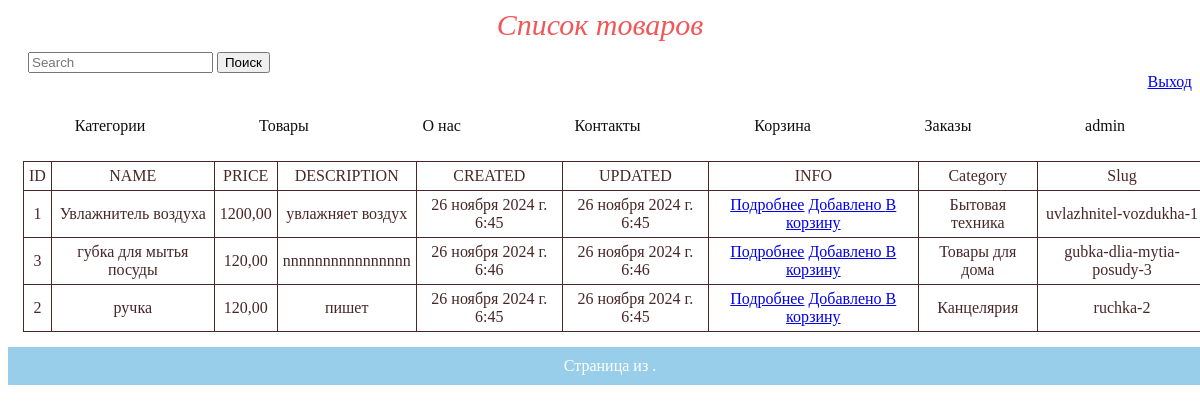
/ (signed in), run on the app's committed database.
### app/models.py (models this page shows, shortened)
class Product(models.Model):
    category = models.ForeignKey(Category, on_delete=models.CASCADE, verbose_name='Категория', related_name='products')
    name = models.CharField(max_length=200, verbose_name='Наименование')
    description = models.TextField(blank=True)
    image = models.ImageField(upload_to='products/%Y/%m/%d', blank=True)
    price = models.DecimalField(max_digits=10, decimal_places=2)
    available = models.BooleanField(default=True)
    slug = models.SlugField(max_length=200)
    created = models.DateTimeField(auto_now_add=True)
    updated = models.DateTimeField(auto_now=True)
    class Meta:
        ordering = ['name']
        indexes = [
            models.Index(fields=['id', 'slug']),
            models.Index(fields=['name']),
            models.Index(fields=['-created'])
        ]
        verbose_name = 'Товар'
        verbose_name_plural = 'Товары'

class Category(models.Model):
    name = models.CharField(max_length=200, verbose_name='Категория')
    slug = models.SlugField(max_length=200)
    class Meta:
        ordering = ['name']
        indexes = [
            models.Index(fields=['name'])
        ]
        verbose_name = 'Категория'
        verbose_name_plural = 'Категории'
    def __str__(self):
        return self.name

### app/views.py (the view)
# urls.py: path('', ProductListView.as_view(), name='products'),
class ProductListView(ListView):
    model = Product
    template_name = 'app/app.html'
    context_object_name = 'products'

### orders/forms.py
class QuickOrderForm(forms.Form):
    name = forms.CharField(max_length=50, label="Имя")
    last_name = forms.CharField(max_length=50, label="Фамилия")
    email = forms.EmailField(label="Эл.почта")
    phone = forms.CharField(max_length=50, label="Телефон")
    payment = forms.ChoiceField(choices=PAYMENT_CHOISES, label='Способ оплаты')
    delivery = forms.ChoiceField(choices=DELIVERY_CHOISES, label='Способ Доставки')

### cart/context_processors.py (called while the page is built)
def cart(request):
    return {'cart': Cart(request)}

### cart/views.py (called while the page is built)
    def __len__(self):
        return sum(item['quantity'] for item in self.cart.values())

### orders/context_processors.py (called while the page is built)
def quick_order_form(request):
    return {'quick_order_form': QuickOrderForm()}

### app/templates/app/app.html (shortened to what this page needs)
{% extends 'base.html' %}
{% load static %}
{% block head %}
<head>
    <link rel="stylesheet" href="{% static 'app/css/app.css' %}">
</head>
{% endblock %}
{% block header %}
<header>Список товаров</header>
<form action="{% url 'product_search' %}" method="get" style="margin-top:10px; margin-left:20px;">
    <input type="search" name="query" class="form-control rounded" placeholder="Search" aria-label="Search" aria-describedby="search-addon">
    <button type="submit" class="btn btn-outline-primary" data-mdb-ripple-init>Поиск</button>
</form>
    <div class="href">
        {% if not request.user.is_authenticated %}
            <a href="{% url 'login' %}">Вход</a>
            <a href="{% url 'register' %}">Регистрация</a>
        {% else %}
            <a href="{% url 'logout' %}">Выход</a>
        {% endif %}
    </div>
    <nav class="navbar">
        <ul>
            <li><a href="{% url 'categories' %}">Категории</a></li>
            <li><a href="{% url 'products' %}">Товары</a></li>
            <li><a href="#">О нас</a></li>
            <li><a href="#">Контакты</a></li>
            {% if cart|length != 0 %}
            <li><a href="{% url 'cart_detail' %}">Корзина (<span id="cartLengthHeader">{{cart|length}}</span>)</a></li>
            {% else %}
            <li><a href="{% url 'cart_detail' %}">Корзина </a></li>
            {% endif %}
            {% if not request.user.is_authenticated %}
            <li></li>
            {% else %}
            <li><a href="{% url 'orders' %}">Заказы</a></li>
            {% endif %}
            <li><a href="#">{{request.user}}</a></li>
        </ul>
    </nav>
{% endblock %}
{% block main %}
<table>
    <tr>
        <td>ID</td>
        <td>NAME</td>
        <td>PRICE</td>
        <td>DESCRIPTION</td>
        <td>CREATED</td>
        <td>UPDATED</td>
        <td>INFO</td>
        <td>Category</td>
        <td>Slug</td>
    </tr>
{% for product in products %}
    <tr>
        <td>{{ product.id }}</td>
        <td>{{ product.name }}</td>
        <td>{{ product.price }}</td>
        <td>{{ product.description }}</td>
        <td>{{ product.created }}</td>
        <td>{{ product.updated }}</td>
        <td><a href="{% url 'product_detail' product.slug %}" class="btn">Подробнее</a>
                        <a href="{% url 'add_to_cart' product.slug %}" class="btn">Добавлено </a>
                        <a href="{% url 'add_to_cart' product.slug %}" class="btn">В корзину</a>
        </td>
        <td>{{ product.category }}</td>
        <td>{{ product.slug }}</td>
    </tr>
{% endfor %}
</table>
{% endblock %}
{% block footer %}
<footer>
<span class="step-links">
    <span class="current">
        Страница{{ page_obj.number }} из {{ page_obj.paginator.num_pages }}.
    </span>
</span>
</footer>
{% endblock %}

### app/static/app/css/app.css (style rules this page uses)
header { font-size: 30px; font-style: italic; margin: 15 px; color: rgb(242, 87, 87); text-align: center; height: 20%; }
.href { text-align: right; cursor: pointer; }
table { border-collapse: collapse; width: 100%; text-align: center; margin: 15px; }
td, th { padding: 5px; border: 1px solid; color: rgb(72, 39, 39); }
footer { text-align: center; padding: 10px; background-color: #98cee9; color: white; position: relative; bottom: 0; width: 100%; }
.navbar ul { list-style: none; display: flex; justify-content: space-around; padding: 10px; }
.navbar a { color: rgb(17, 13, 13); text-decoration: none; padding: 10px; }

### data on the page
Product: id "1", name "Увлажнитель воздуха", price "1200,00", description "увлажняет воздух", created "26 ноября 2024 г. 6:45", updated "26 ноября 2024 г. 6:45", category "Бытовая техника", slug "uvlazhnitel-vozdukha-1"
Product: id "3", name "губка для мытья посуды", price "120,00", description "nnnnnnnnnnnnnnnn", created "26 ноября 2024 г. 6:46", updated "26 ноября 2024 г. 6:46", category "Товары для дома", slug "gubka-dlia-mytia-posudy-3"
Product: id "2", name "ручка", price "120,00", description "пишет", created "26 ноября 2024 г. 6:45", updated "26 ноября 2024 г. 6:45", category "Канцелярия", slug "ruchka-2"

### other printed values
{{ request.user }} "admin"
